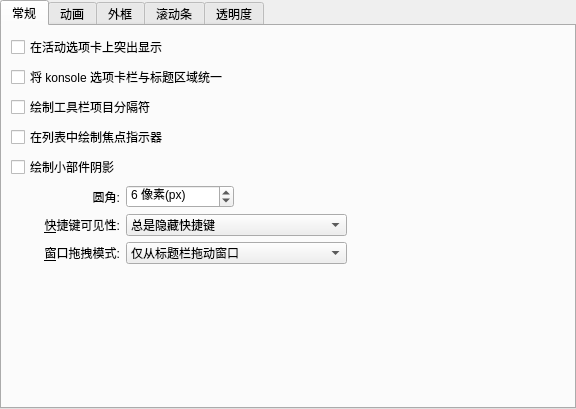
<?xml version="1.0" encoding="UTF-8"?>
<ui version="4.0">
 <class>LightlyStyleConfig</class>
 <widget class="QWidget" name="LightlyStyleConfig">
  <property name="geometry">
   <rect>
    <x>0</x>
    <y>0</y>
    <width>576</width>
    <height>409</height>
   </rect>
  </property>
  <property name="sizePolicy">
   <sizepolicy hsizetype="Preferred" vsizetype="Preferred">
    <horstretch>0</horstretch>
    <verstretch>0</verstretch>
   </sizepolicy>
  </property>
  <layout class="QVBoxLayout" name="verticalLayout_2">
   <property name="leftMargin">
    <number>0</number>
   </property>
   <property name="topMargin">
    <number>0</number>
   </property>
   <property name="rightMargin">
    <number>0</number>
   </property>
   <property name="bottomMargin">
    <number>0</number>
   </property>
   <item>
    <widget class="QTabWidget" name="tabWidget">
     <property name="currentIndex">
      <number>0</number>
     </property>
     <widget class="QWidget" name="tab">
      <attribute name="title">
       <string>常规</string>
      </attribute>
      <layout class="QGridLayout" name="gridLayout">
       <item row="0" column="1" colspan="4">
        <widget class="QCheckBox" name="_tabDrawHighlight">
         <property name="text">
          <string>在活动选项卡上突出显示</string>
         </property>
        </widget>
       </item>
       <item row="8" column="4">
        <spacer name="horizontalSpacer_3">
         <property name="orientation">
          <enum>Qt::Horizontal</enum>
         </property>
         <property name="sizeHint" stdset="0">
          <size>
           <width>65</width>
           <height>20</height>
          </size>
         </property>
        </spacer>
       </item>
       <item row="9" column="2" colspan="2">
        <widget class="QComboBox" name="_windowDragMode">
         <item>
          <property name="text">
           <string>仅从标题栏拖动窗口</string>
          </property>
         </item>
         <item>
          <property name="text">
           <string>从标题栏、菜单栏和工具栏拖动窗口</string>
          </property>
         </item>
         <item>
          <property name="text">
           <string>从所有空白区域拖动窗口</string>
          </property>
         </item>
        </widget>
       </item>
       <item row="8" column="2" colspan="2">
        <widget class="QComboBox" name="_mnemonicsMode">
         <item>
          <property name="text">
           <string>总是隐藏快捷键</string>
          </property>
         </item>
         <item>
          <property name="text">
           <string>需要时显示快捷键</string>
          </property>
         </item>
         <item>
          <property name="text">
           <string>总是显示快捷键</string>
          </property>
         </item>
        </widget>
       </item>
       <item row="6" column="1">
        <widget class="QCheckBox" name="_widgetDrawShadow">
         <property name="text">
          <string>绘制小部件阴影</string>
         </property>
        </widget>
       </item>
       <item row="7" column="2">
        <widget class="QSpinBox" name="_cornerRadius">
         <property name="suffix">
          <string> 像素(px)</string>
         </property>
         <property name="minimum">
          <number>1</number>
         </property>
         <property name="maximum">
          <number>8</number>
         </property>
         <property name="value">
          <number>6</number>
         </property>
        </widget>
       </item>
       <item row="7" column="1">
        <widget class="QLabel" name="_cornerRadiusLabel">
         <property name="text">
          <string>圆角:</string>
         </property>
         <property name="alignment">
          <set>Qt::AlignRight|Qt::AlignTrailing|Qt::AlignVCenter</set>
         </property>
        </widget>
       </item>
       <item row="9" column="1">
        <widget class="QLabel" name="_windowDragLabel">
         <property name="sizePolicy">
          <sizepolicy hsizetype="Preferred" vsizetype="Preferred">
           <horstretch>0</horstretch>
           <verstretch>0</verstretch>
          </sizepolicy>
         </property>
         <property name="text">
          <string>&amp;窗口拖拽模式:</string>
         </property>
         <property name="alignment">
          <set>Qt::AlignRight|Qt::AlignTrailing|Qt::AlignVCenter</set>
         </property>
         <property name="buddy">
          <cstring>_windowDragMode</cstring>
         </property>
        </widget>
       </item>
       <item row="2" column="1" colspan="4">
        <widget class="QCheckBox" name="_toolBarDrawItemSeparator">
         <property name="text">
          <string>绘制工具栏项目分隔符</string>
         </property>
        </widget>
       </item>
       <item row="8" column="1">
        <widget class="QLabel" name="_mnemonicsLabel">
         <property name="text">
          <string>&amp;快捷键可见性:</string>
         </property>
         <property name="alignment">
          <set>Qt::AlignRight|Qt::AlignTrailing|Qt::AlignVCenter</set>
         </property>
         <property name="buddy">
          <cstring>_mnemonicsMode</cstring>
         </property>
        </widget>
       </item>
       <item row="10" column="1" colspan="3">
        <spacer name="verticalSpacer">
         <property name="orientation">
          <enum>Qt::Vertical</enum>
         </property>
         <property name="sizeHint" stdset="0">
          <size>
           <width>20</width>
           <height>49</height>
          </size>
         </property>
        </spacer>
       </item>
       <item row="3" column="1" colspan="4">
        <widget class="QCheckBox" name="_viewDrawFocusIndicator">
         <property name="text">
          <string>在列表中绘制焦点指示器</string>
         </property>
        </widget>
       </item>
       <item row="1" column="1" colspan="2">
        <widget class="QCheckBox" name="_unifiedTabBarKonsole">
         <property name="text">
          <string>将 konsole 选项卡栏与标题区域统一</string>
         </property>
        </widget>
       </item>
      </layout>
     </widget>
     <widget class="QWidget" name="tab_2">
      <attribute name="title">
       <string>动画</string>
      </attribute>
      <layout class="QGridLayout" name="gridLayout_5">
       <item row="1" column="0">
        <widget class="QLabel" name="_animationsDurationLabel">
         <property name="enabled">
          <bool>false</bool>
         </property>
         <property name="text">
          <string>&amp;动画时长:</string>
         </property>
         <property name="alignment">
          <set>Qt::AlignRight|Qt::AlignTrailing|Qt::AlignVCenter</set>
         </property>
         <property name="buddy">
          <cstring>_animationsDuration</cstring>
         </property>
        </widget>
       </item>
       <item row="1" column="1" colspan="2">
        <widget class="QSpinBox" name="_animationsDuration">
         <property name="enabled">
          <bool>false</bool>
         </property>
         <property name="suffix">
          <string> 毫秒(ms)</string>
         </property>
         <property name="maximum">
          <number>500</number>
         </property>
        </widget>
       </item>
       <item row="0" column="0" colspan="4">
        <widget class="QCheckBox" name="_animationsEnabled">
         <property name="text">
          <string>启用动画</string>
         </property>
        </widget>
       </item>
       <item row="1" column="3">
        <spacer name="horizontalSpacer">
         <property name="orientation">
          <enum>Qt::Horizontal</enum>
         </property>
         <property name="sizeHint" stdset="0">
          <size>
           <width>40</width>
           <height>20</height>
          </size>
         </property>
        </spacer>
       </item>
       <item row="2" column="0" colspan="4">
        <spacer name="verticalSpacer_2">
         <property name="orientation">
          <enum>Qt::Vertical</enum>
         </property>
         <property name="sizeHint" stdset="0">
          <size>
           <width>20</width>
           <height>40</height>
          </size>
         </property>
        </spacer>
       </item>
      </layout>
     </widget>
     <widget class="QWidget" name="tab_3">
      <attribute name="title">
       <string>外框</string>
      </attribute>
      <layout class="QVBoxLayout" name="verticalLayout_3">
       <item>
        <widget class="QCheckBox" name="_transparentDolphinView">
         <property name="text">
          <string>透明的Dolphin界面</string>
         </property>
        </widget>
       </item>
       <item>
        <widget class="QCheckBox" name="_dockWidgetDrawFrame">
         <property name="text">
          <string>绘制可停靠面板的外框</string>
         </property>
        </widget>
       </item>
       <item>
        <widget class="QCheckBox" name="_titleWidgetDrawFrame">
         <property name="text">
          <string>绘制页面标题外框</string>
         </property>
        </widget>
       </item>
       <item>
        <widget class="QCheckBox" name="_kTextEditDrawFrame">
         <property name="text">
          <string>绘制全文编辑器组件(KTextEdit)的外框</string>
         </property>
        </widget>
       </item>
       <item>
        <widget class="QCheckBox" name="_sidePanelDrawFrame">
         <property name="text">
          <string>绘制侧栏面板外框</string>
         </property>
        </widget>
       </item>
       <item>
        <widget class="QCheckBox" name="_menuItemDrawThinFocus">
         <property name="text">
          <string>绘制细线以指示菜单和菜单栏中的焦点</string>
         </property>
        </widget>
       </item>
       <item>
        <spacer name="verticalSpacer_3">
         <property name="orientation">
          <enum>Qt::Vertical</enum>
         </property>
         <property name="sizeHint" stdset="0">
          <size>
           <width>20</width>
           <height>117</height>
          </size>
         </property>
        </spacer>
       </item>
      </layout>
     </widget>
     <widget class="QWidget" name="tab_4">
      <attribute name="title">
       <string>滚动条</string>
      </attribute>
      <layout class="QGridLayout" name="gridLayout_6">
       <item row="1" column="2">
        <spacer name="horizontalSpacer_2">
         <property name="orientation">
          <enum>Qt::Horizontal</enum>
         </property>
         <property name="sizeHint" stdset="0">
          <size>
           <width>40</width>
           <height>20</height>
          </size>
         </property>
        </spacer>
       </item>
       <item row="1" column="0">
        <widget class="QLabel" name="_scrollBarAddLineLabel">
         <property name="text">
          <string>底部箭头按钮类型&amp;:</string>
         </property>
         <property name="alignment">
          <set>Qt::AlignRight|Qt::AlignTrailing|Qt::AlignVCenter</set>
         </property>
         <property name="buddy">
          <cstring>_scrollBarAddLineButtons</cstring>
         </property>
        </widget>
       </item>
       <item row="0" column="0">
        <widget class="QLabel" name="_scrollBarSubLineLabel">
         <property name="text">
          <string>&amp;顶部箭头按钮类型:</string>
         </property>
         <property name="alignment">
          <set>Qt::AlignRight|Qt::AlignTrailing|Qt::AlignVCenter</set>
         </property>
         <property name="buddy">
          <cstring>_scrollBarSubLineButtons</cstring>
         </property>
        </widget>
       </item>
       <item row="0" column="1">
        <widget class="QComboBox" name="_scrollBarSubLineButtons">
         <item>
          <property name="text">
           <string>无按钮</string>
          </property>
         </item>
         <item>
          <property name="text">
           <string>一个按钮</string>
          </property>
         </item>
         <item>
          <property name="text">
           <string>两个按钮</string>
          </property>
         </item>
        </widget>
       </item>
       <item row="1" column="1">
        <widget class="QComboBox" name="_scrollBarAddLineButtons">
         <item>
          <property name="text">
           <string>无按钮</string>
          </property>
         </item>
         <item>
          <property name="text">
           <string>一个按钮</string>
          </property>
         </item>
         <item>
          <property name="text">
           <string>两个按钮</string>
          </property>
         </item>
        </widget>
       </item>
       <item row="2" column="0" colspan="3">
        <spacer name="verticalSpacer_4">
         <property name="orientation">
          <enum>Qt::Vertical</enum>
         </property>
         <property name="sizeHint" stdset="0">
          <size>
           <width>20</width>
           <height>40</height>
          </size>
         </property>
        </spacer>
       </item>
        <item row="2" column="0">
        <widget class="QCheckBox" name="_renderThinSeperatorBetweenTheScrollBar">
         <property name="text">
          <string>在滚动条之间渲染一个细分隔符</string>
         </property>
        </widget>
       </item>
      </layout>
     </widget>
     <widget class="QWidget" name="tab_5">
      <attribute name="title">
       <string>透明度</string>
      </attribute>
      <layout class="QGridLayout" name="gridLayout_2">
       <item row="1" column="1">
        <layout class="QHBoxLayout" name="horizontalLayout_2">
         <item>
          <widget class="QLabel" name="_menuOpacityTransparentLabel">
           <property name="text">
            <string>透明</string>
           </property>
          </widget>
         </item>
         <item>
          <spacer name="horizontalSpacer_6">
           <property name="orientation">
            <enum>Qt::Horizontal</enum>
           </property>
           <property name="sizeHint" stdset="0">
            <size>
             <width>40</width>
             <height>20</height>
            </size>
           </property>
          </spacer>
         </item>
         <item>
          <widget class="QLabel" name="_menuOpacityOpaqueLabel">
           <property name="sizePolicy">
            <sizepolicy hsizetype="Minimum" vsizetype="Preferred">
             <horstretch>0</horstretch>
             <verstretch>0</verstretch>
            </sizepolicy>
           </property>
           <property name="text">
            <string>不透明</string>
           </property>
          </widget>
         </item>
        </layout>
       </item>
       <item row="9" column="1">
        <spacer name="verticalSpacer_5">
         <property name="orientation">
          <enum>Qt::Vertical</enum>
         </property>
         <property name="sizeHint" stdset="0">
          <size>
           <width>20</width>
           <height>40</height>
          </size>
         </property>
        </spacer>
       </item>
       <item row="1" column="0">
        <spacer name="horizontalSpacer_5">
         <property name="orientation">
          <enum>Qt::Horizontal</enum>
         </property>
         <property name="sizeType">
          <enum>QSizePolicy::Fixed</enum>
         </property>
         <property name="sizeHint" stdset="0">
          <size>
           <width>40</width>
           <height>20</height>
          </size>
         </property>
        </spacer>
       </item>
       <item row="8" column="0" colspan="2">
        <spacer name="horizontalSpacer_4">
         <property name="orientation">
          <enum>Qt::Horizontal</enum>
         </property>
         <property name="sizeType">
          <enum>QSizePolicy::Preferred</enum>
         </property>
         <property name="sizeHint" stdset="0">
          <size>
           <width>542</width>
           <height>20</height>
          </size>
         </property>
        </spacer>
       </item>
       <item row="7" column="0" colspan="2">
        <layout class="QFormLayout" name="formLayout">
         <property name="topMargin">
          <number>0</number>
         </property>
         <item row="0" column="0">
          <widget class="QLabel" name="_menuGroupDescription">
           <property name="text">
            <string>菜单:</string>
           </property>
          </widget>
         </item>
         <item row="0" column="1">
          <widget class="QSlider" name="_menuOpacity">
           <property name="minimum">
            <number>0</number>
           </property>
           <property name="maximum">
            <number>100</number>
           </property>
           <property name="singleStep">
            <number>1</number>
           </property>
           <property name="pageStep">
            <number>10</number>
           </property>
           <property name="value">
            <number>100</number>
           </property>
           <property name="orientation">
            <enum>Qt::Horizontal</enum>
           </property>
           <property name="invertedAppearance">
            <bool>false</bool>
           </property>
           <property name="invertedControls">
            <bool>false</bool>
           </property>
           <property name="tickPosition">
            <enum>QSlider::TicksBelow</enum>
           </property>
           <property name="tickInterval">
            <number>10</number>
           </property>
          </widget>
         </item>
         <item row="1" column="0">
          <widget class="QLabel" name="label">
           <property name="text">
            <string>侧边栏:</string>
           </property>
          </widget>
         </item>
         <item row="1" column="1">
          <widget class="QSlider" name="_sidebarOpacity">
           <property name="maximum">
            <number>100</number>
           </property>
           <property name="singleStep">
            <number>1</number>
           </property>
           <property name="pageStep">
            <number>10</number>
           </property>
           <property name="value">
            <number>60</number>
           </property>
           <property name="orientation">
            <enum>Qt::Horizontal</enum>
           </property>
           <property name="invertedAppearance">
            <bool>false</bool>
           </property>
           <property name="invertedControls">
            <bool>false</bool>
           </property>
           <property name="tickPosition">
            <enum>QSlider::TicksBelow</enum>
           </property>
           <property name="tickInterval">
            <number>10</number>
           </property>
          </widget>
         </item>
        </layout>
       </item>
      </layout>
     </widget>
    </widget>
   </item>
  </layout>
 </widget>
 <tabstops>
  <tabstop>tabWidget</tabstop>
  <tabstop>_tabDrawHighlight</tabstop>
  <tabstop>_toolBarDrawItemSeparator</tabstop>
  <tabstop>_mnemonicsMode</tabstop>
  <tabstop>_windowDragMode</tabstop>
  <tabstop>_animationsEnabled</tabstop>
  <tabstop>_animationsDuration</tabstop>
  <tabstop>_dockWidgetDrawFrame</tabstop>
  <tabstop>_titleWidgetDrawFrame</tabstop>
  <tabstop>_sidePanelDrawFrame</tabstop>
  <tabstop>_menuItemDrawThinFocus</tabstop>
  <tabstop>_scrollBarSubLineButtons</tabstop>
  <tabstop>_scrollBarAddLineButtons</tabstop>
 </tabstops>
 <resources/>
 <connections>
  <connection>
   <sender>_animationsEnabled</sender>
   <signal>toggled(bool)</signal>
   <receiver>_animationsDurationLabel</receiver>
   <slot>setEnabled(bool)</slot>
   <hints>
    <hint type="sourcelabel">
     <x>90</x>
     <y>64</y>
    </hint>
    <hint type="destinationlabel">
     <x>84</x>
     <y>98</y>
    </hint>
   </hints>
  </connection>
  <connection>
   <sender>_animationsEnabled</sender>
   <signal>toggled(bool)</signal>
   <receiver>_animationsDuration</receiver>
   <slot>setEnabled(bool)</slot>
   <hints>
    <hint type="sourcelabel">
     <x>161</x>
     <y>64</y>
    </hint>
    <hint type="destinationlabel">
     <x>208</x>
     <y>98</y>
    </hint>
   </hints>
  </connection>
 </connections>
</ui>
